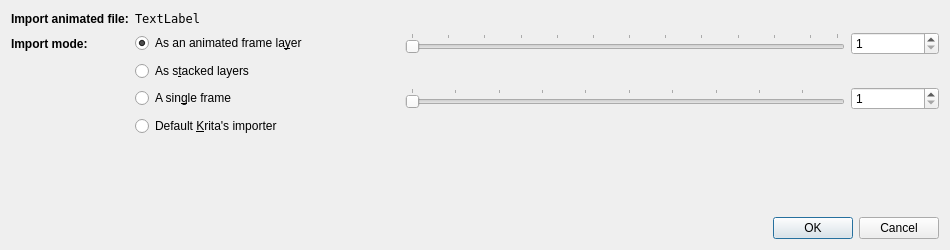
<?xml version="1.0" encoding="UTF-8"?>
<ui version="4.0">
 <class>Dialog</class>
 <widget class="QDialog" name="Dialog">
  <property name="geometry">
   <rect>
    <x>0</x>
    <y>0</y>
    <width>950</width>
    <height>250</height>
   </rect>
  </property>
  <property name="minimumSize">
   <size>
    <width>950</width>
    <height>250</height>
   </size>
  </property>
  <property name="maximumSize">
   <size>
    <width>16777215</width>
    <height>250</height>
   </size>
  </property>
  <property name="windowTitle">
   <string>Dialog</string>
  </property>
  <layout class="QVBoxLayout" name="verticalLayout">
   <item>
    <layout class="QFormLayout" name="formLayout">
     <item row="0" column="0">
      <widget class="QLabel" name="label">
       <property name="font">
        <font>
         <weight>75</weight>
         <bold>true</bold>
        </font>
       </property>
       <property name="text">
        <string>Import animated file:</string>
       </property>
      </widget>
     </item>
     <item row="0" column="1">
      <widget class="QLabel" name="lblFileName">
       <property name="font">
        <font>
         <family>DejaVu Sans Mono, Consolas, Courier New</family>
        </font>
       </property>
       <property name="text">
        <string>TextLabel</string>
       </property>
      </widget>
     </item>
     <item row="1" column="0">
      <widget class="QLabel" name="label_2">
       <property name="font">
        <font>
         <weight>75</weight>
         <bold>true</bold>
        </font>
       </property>
       <property name="text">
        <string>Import mode:</string>
       </property>
      </widget>
     </item>
     <item row="1" column="1">
      <layout class="QHBoxLayout" name="horizontalLayout_2">
       <item>
        <widget class="QRadioButton" name="rbImportAsFrameLayer">
         <property name="sizePolicy">
          <sizepolicy hsizetype="Minimum" vsizetype="Fixed">
           <horstretch>3</horstretch>
           <verstretch>0</verstretch>
          </sizepolicy>
         </property>
         <property name="toolTip">
          <string>Frames from animation are imported in a single layer defined as an animated layer</string>
         </property>
         <property name="text">
          <string>As an animated frame la&amp;yer</string>
         </property>
         <property name="checked">
          <bool>true</bool>
         </property>
        </widget>
       </item>
       <item>
        <widget class="QSlider" name="hsKeyFrameStep">
         <property name="sizePolicy">
          <sizepolicy hsizetype="Expanding" vsizetype="Fixed">
           <horstretch>5</horstretch>
           <verstretch>0</verstretch>
          </sizepolicy>
         </property>
         <property name="toolTip">
          <string>Each imported frame is a keyframe: the value define number of frame the keyframe generate</string>
         </property>
         <property name="minimum">
          <number>1</number>
         </property>
         <property name="maximum">
          <number>48</number>
         </property>
         <property name="orientation">
          <enum>Qt::Horizontal</enum>
         </property>
         <property name="tickPosition">
          <enum>QSlider::TicksAbove</enum>
         </property>
         <property name="tickInterval">
          <number>4</number>
         </property>
        </widget>
       </item>
       <item>
        <widget class="QSpinBox" name="sbKeyFrameStep">
         <property name="sizePolicy">
          <sizepolicy hsizetype="Minimum" vsizetype="Fixed">
           <horstretch>1</horstretch>
           <verstretch>0</verstretch>
          </sizepolicy>
         </property>
         <property name="toolTip">
          <string>Each imported frame is a keyframe: the value define number of frame the keyframe generate</string>
         </property>
         <property name="minimum">
          <number>1</number>
         </property>
         <property name="maximum">
          <number>48</number>
         </property>
        </widget>
       </item>
      </layout>
     </item>
     <item row="2" column="0">
      <widget class="QLabel" name="label_3">
       <property name="text">
        <string/>
       </property>
      </widget>
     </item>
     <item row="2" column="1">
      <widget class="QRadioButton" name="rbImportAsLayers">
       <property name="toolTip">
        <string>One layer is created for each animation frame</string>
       </property>
       <property name="statusTip">
        <string/>
       </property>
       <property name="text">
        <string>As s&amp;tacked layers</string>
       </property>
      </widget>
     </item>
     <item row="3" column="0">
      <widget class="QLabel" name="label_4">
       <property name="text">
        <string/>
       </property>
      </widget>
     </item>
     <item row="3" column="1">
      <layout class="QHBoxLayout" name="horizontalLayout_3">
       <item>
        <widget class="QRadioButton" name="rbImportSingleFrame">
         <property name="sizePolicy">
          <sizepolicy hsizetype="Minimum" vsizetype="Fixed">
           <horstretch>3</horstretch>
           <verstretch>0</verstretch>
          </sizepolicy>
         </property>
         <property name="toolTip">
          <string>A single frame is opened in a new document</string>
         </property>
         <property name="statusTip">
          <string/>
         </property>
         <property name="text">
          <string>A sin&amp;gle frame</string>
         </property>
        </widget>
       </item>
       <item>
        <widget class="QSlider" name="hsKeyFrameNumber">
         <property name="sizePolicy">
          <sizepolicy hsizetype="Expanding" vsizetype="Fixed">
           <horstretch>5</horstretch>
           <verstretch>0</verstretch>
          </sizepolicy>
         </property>
         <property name="minimum">
          <number>1</number>
         </property>
         <property name="orientation">
          <enum>Qt::Horizontal</enum>
         </property>
         <property name="tickPosition">
          <enum>QSlider::TicksAbove</enum>
         </property>
        </widget>
       </item>
       <item>
        <widget class="QSpinBox" name="sbKeyFrameNumber">
         <property name="sizePolicy">
          <sizepolicy hsizetype="Minimum" vsizetype="Fixed">
           <horstretch>1</horstretch>
           <verstretch>0</verstretch>
          </sizepolicy>
         </property>
         <property name="minimum">
          <number>1</number>
         </property>
        </widget>
       </item>
      </layout>
     </item>
     <item row="4" column="0">
      <widget class="QLabel" name="label_5">
       <property name="text">
        <string/>
       </property>
      </widget>
     </item>
     <item row="4" column="1">
      <widget class="QRadioButton" name="rbImportKritaDefault">
       <property name="toolTip">
        <string>Use default importer plugin from Krita</string>
       </property>
       <property name="statusTip">
        <string/>
       </property>
       <property name="text">
        <string>Default &amp;Krita's importer</string>
       </property>
      </widget>
     </item>
    </layout>
   </item>
   <item>
    <widget class="QDialogButtonBox" name="dbbxOkCancel">
     <property name="orientation">
      <enum>Qt::Horizontal</enum>
     </property>
     <property name="standardButtons">
      <set>QDialogButtonBox::Cancel|QDialogButtonBox::Ok</set>
     </property>
    </widget>
   </item>
  </layout>
 </widget>
 <resources/>
 <connections>
  <connection>
   <sender>dbbxOkCancel</sender>
   <signal>accepted()</signal>
   <receiver>Dialog</receiver>
   <slot>accept()</slot>
   <hints>
    <hint type="sourcelabel">
     <x>227</x>
     <y>202</y>
    </hint>
    <hint type="destinationlabel">
     <x>157</x>
     <y>222</y>
    </hint>
   </hints>
  </connection>
  <connection>
   <sender>dbbxOkCancel</sender>
   <signal>rejected()</signal>
   <receiver>Dialog</receiver>
   <slot>reject()</slot>
   <hints>
    <hint type="sourcelabel">
     <x>295</x>
     <y>208</y>
    </hint>
    <hint type="destinationlabel">
     <x>286</x>
     <y>222</y>
    </hint>
   </hints>
  </connection>
  <connection>
   <sender>hsKeyFrameStep</sender>
   <signal>valueChanged(int)</signal>
   <receiver>sbKeyFrameStep</receiver>
   <slot>setValue(int)</slot>
   <hints>
    <hint type="sourcelabel">
     <x>641</x>
     <y>53</y>
    </hint>
    <hint type="destinationlabel">
     <x>798</x>
     <y>49</y>
    </hint>
   </hints>
  </connection>
  <connection>
   <sender>hsKeyFrameNumber</sender>
   <signal>valueChanged(int)</signal>
   <receiver>sbKeyFrameNumber</receiver>
   <slot>setValue(int)</slot>
   <hints>
    <hint type="sourcelabel">
     <x>564</x>
     <y>111</y>
    </hint>
    <hint type="destinationlabel">
     <x>776</x>
     <y>116</y>
    </hint>
   </hints>
  </connection>
  <connection>
   <sender>sbKeyFrameStep</sender>
   <signal>valueChanged(int)</signal>
   <receiver>hsKeyFrameStep</receiver>
   <slot>setValue(int)</slot>
   <hints>
    <hint type="sourcelabel">
     <x>801</x>
     <y>47</y>
    </hint>
    <hint type="destinationlabel">
     <x>602</x>
     <y>51</y>
    </hint>
   </hints>
  </connection>
  <connection>
   <sender>sbKeyFrameNumber</sender>
   <signal>valueChanged(int)</signal>
   <receiver>hsKeyFrameNumber</receiver>
   <slot>setValue(int)</slot>
   <hints>
    <hint type="sourcelabel">
     <x>789</x>
     <y>114</y>
    </hint>
    <hint type="destinationlabel">
     <x>571</x>
     <y>113</y>
    </hint>
   </hints>
  </connection>
 </connections>
</ui>
